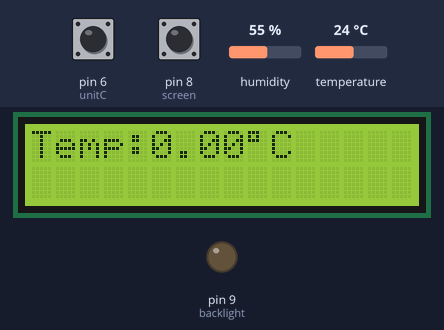
The sketch below on a simulated Arduino Uno, built with avr-gcc and run on an emulated ATmega328P. Shown: 16×2 character LCD, output pins drawn as LEDs (lit = HIGH). Dashed ring = blinking. The test bench sets the inputs (shaded band); at power-on: pin 6 (unitC) HIGH, temperature 24 °C, pin 8 (screen) HIGH, humidity 55 %. What the sketch prints to the serial monitor is not drawn.

Above: at 1.7 s.
1.8 s: pin 6 (unitC) pulled LOW for 0.5 s
4.8 s: temperature set to 12 °C
At 5.64 s:
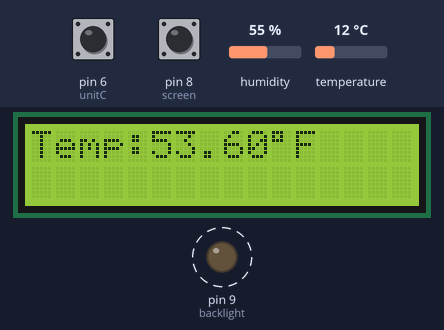
6.7 s: temperature set to 19 °C
At 10.92 s:
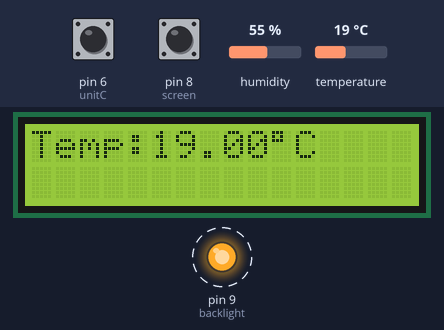
12.0 s: pin 8 (screen) pulled LOW for 0.5 s
15.6 s: temperature set to 28 °C
At 16.01 s:
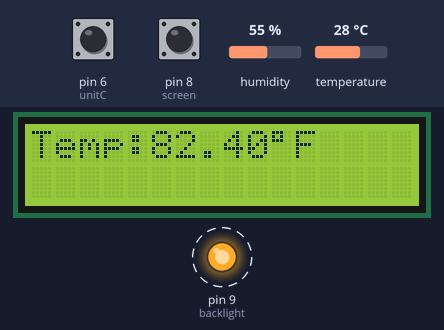
17.1 s: pin 8 (screen) pulled LOW for 0.5 s
Timing chart, 0 to 31.7 s (numbered marks = the images above; inputs shaded):
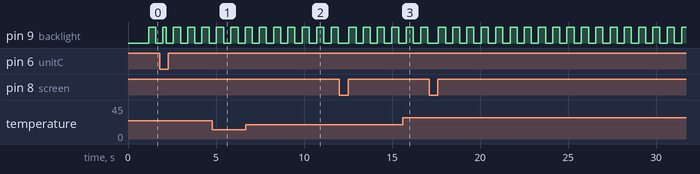

The sketch:

temp.ino
```cpp
#include <DHT.h>
#define DHTPIN 7
#define DHTTYPE DHT11

#include <LiquidCrystal.h>

DHT dht(DHTPIN, DHTTYPE);
float h;
float t;
float oldt;
float f;
float hif;
int heat;
unsigned long lastRead = 0;
const unsigned long interval = 5000;


bool unit = 0;
int unitC = 6;
int screen = 8;
int backlight = 9;
bool unitChange = 0;

bool buttonstate;
bool screenstate;
bool lightstate = 1;
//bool lastbuttonstate = 0;

const int rs = 12, en = 11, d4 = 5, d5 = 4, d6 = 3, d7 = 2;
LiquidCrystal lcd(rs, en, d4, d5, d6, d7);


void setup() {
  // put your setup code here, to run once:
  Serial.begin(9600);
  lcd.begin(16,2);
  Serial.println(F("DHT11 test!"));
  dht.begin();
  pinMode(unitC, INPUT_PULLUP);
  delay(500);
  pinMode(screen, INPUT_PULLUP);
  pinMode(backlight, OUTPUT);

}

void loop() {
  // put your main code here, to run repeatedly:


  buttonstate = digitalRead(unitC);
  if (buttonstate == 1){
    unit = !unit;
    unitChange = 1;
    delay(200);
    display();
  }

  screenstate = digitalRead(screen);
  if (screenstate == 1){
    lightstate = !lightstate;
    digitalWrite(backlight, lightstate);
    delay(200);
  }
  measure();
//  lastbuttonstate = buttonstate;
}

void logSerial(){
  Serial.print(F("Humidity: "));
  Serial.print(h);
  Serial.print(F("% Temperature:" ));
  Serial.print(f);
  Serial.print(F("°F Heat Index: "));
  Serial.print(hif);
  Serial.println(F("°F"));
}

void display(){
  if (oldt != t || unitChange == 1){
    unitChange = 0;
    lcd.clear();
    lcd.setCursor(0,0);
    lcd.print("Temp:");
    if (unit == 0){
      lcd.print(f);
      lcd.print((char)223);
      lcd.print("F");
    }
    else{
      lcd.print(t);
      lcd.print((char)223);
      lcd.print("C");
    }
  }
}

void measure(){
  if (millis() - lastRead >= interval){
    lastRead = millis();
    h = dht.readHumidity();
    oldt = t;
    t = dht.readTemperature();
    f = dht.readTemperature(true);

    if (isnan(h) || isnan(t) || isnan(f)){
      Serial.println(F("Failed to read from DHT sensor"));
      return;
  }

  hif = dht.computeHeatIndex(f,h);

  display();
  logSerial();
  }
}


/*  heat = round(hif);
  for (int i = 0; i < 500; i++) {
    heatOvernight[i] = heat;
    if (heatOvernight[499] > 0){
      for (int i = 0; i < 500; i++){
        Serial.print(heatOvernight[i]);
        Serial.print(",");*/
```

Measured:
- after the input at 6.7 s, the display: first differs from a run without the input after 3.8 s (image 2 shows a later state)
- after the input at 15.6 s, the display: first changes at once (image 3 shows a later state)
- by itself, pin 9 (backlight): alternates HIGH for 0.40 s and LOW for 0.40 s
- what the display in image 1 shows lasts 0.4 s, from 5.4 s to 5.8 s
